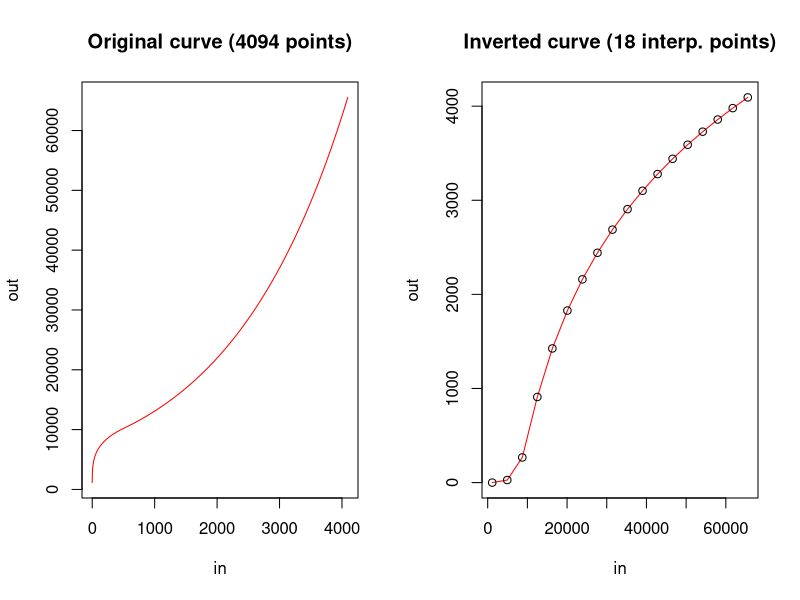

Source code (R):
# Curve inversion
invert.curve=function(x, nsample=256) {
    MAXDOTS=20  # max points to plot
    
    x=as.matrix(x)  # in case x is a vector
    ROWS=dim(x)[1]
    if (dim(x)[2]==1) x=cbind(seq(0,1,length.out=ROWS), x)  # x is vector
    
    par(mfrow=c(1,2))
    plot(x, main=paste0("Original curve (", ROWS," points)"),
         type='l', col='red', xlab='in', ylab='out')
    if (ROWS<=MAXDOTS) points(x)
    
    x=x[,2:1]  # swap in/out
    
    if (nsample>=2) {  # resample curve
        spl=spline(x, n=nsample, method="natural")
        m=cbind(spl$x, spl$y)
        plot(m, main=paste0("Inverted curve (", nsample," interp. points)"),
             type='l', col='red', xlab='in', ylab='out')
        if (nsample<=MAXDOTS) points(m)
        return(m)       
    } else {  # just transpose curve
        plot(x, main=paste0("Inverted curve (", ROWS," transp. points)"),
             type='l', col='red', xlab='in', ylab='out')
        if (ROWS<=MAXDOTS) points(x)
        return(x)
    }
}

x=as.matrix(read.csv("ARRI_AntiLog_curve.txt", header=FALSE, sep=' '))
m=invert.curve(x, nsample=18)
write.table(m, "ARRI_AntiLog_curve_INVERTED.txt", sep=' ',
            row.names=FALSE, col.names=FALSE)
